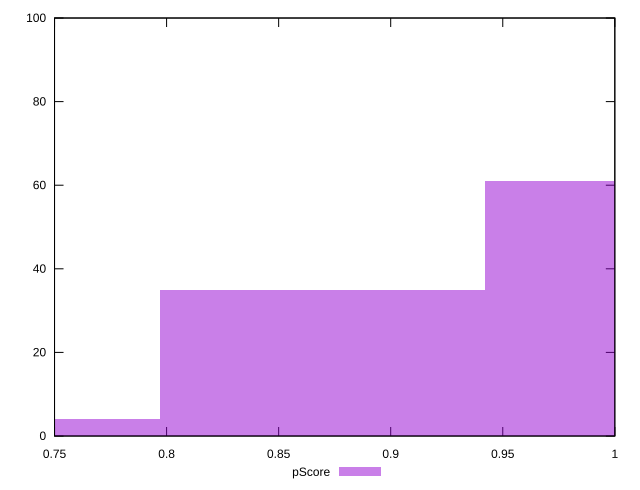

Write the gnuplot code that produced this figure.
reset

$pScore <<EOF
0.8697117773317751 35
1.0146637402204044 61
0.724759814443146 4
EOF

set key outside below
set boxwidth 0.1449519628886292
set xrange [0.75:1]
set yrange [0:100]
set trange [0:100]
set style fill transparent solid 0.5 noborder
set terminal svg size 640, 490 enhanced background rgb 'white'
set output "report_00009_2021-02-08T22-37-41.559Z/unminified-javascript/samples/pages+cached+noadtech+nomedia+nocss/pScore/histogram.svg"

plot $pScore title "pScore" with boxes

reset
